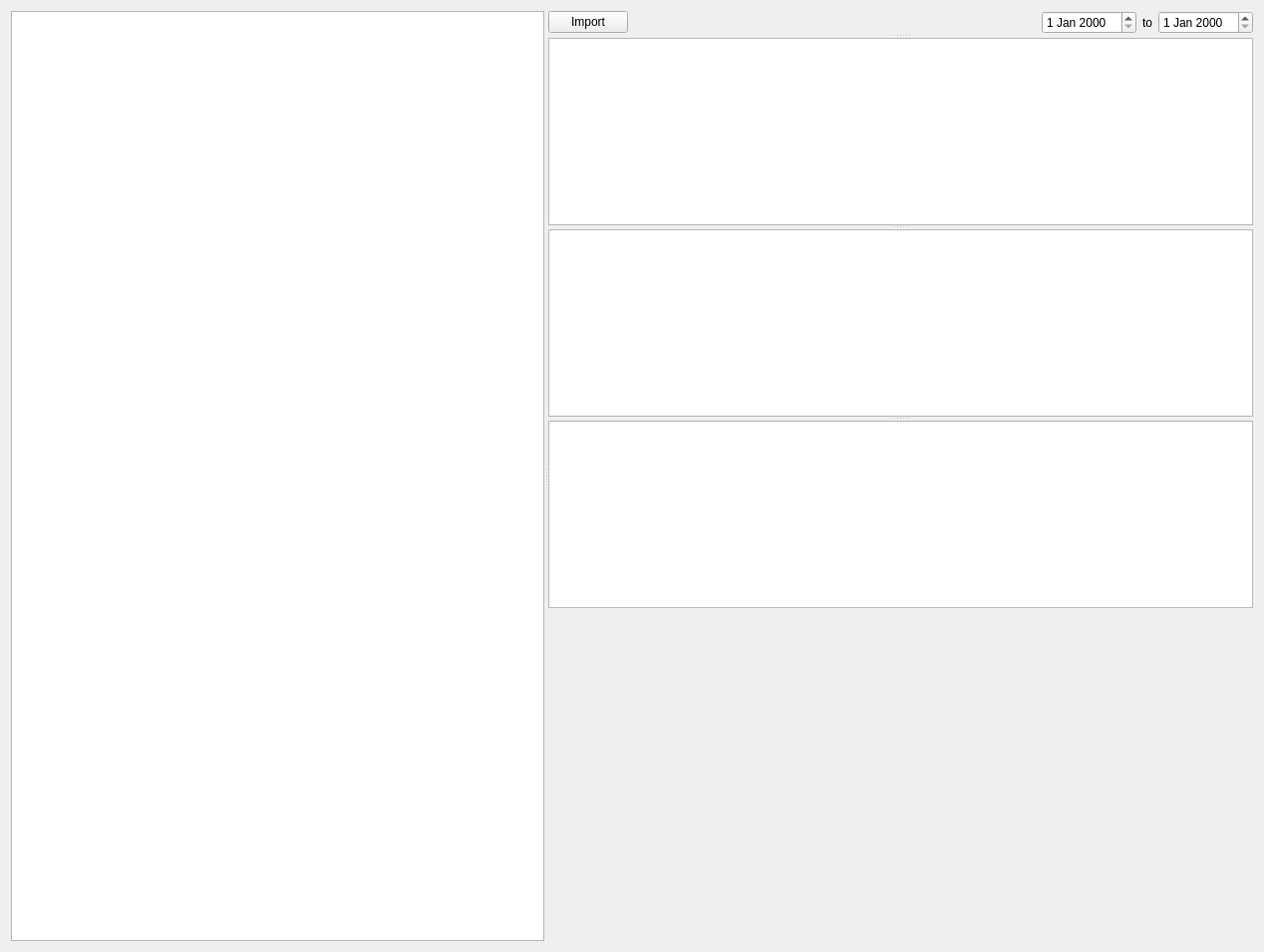
<?xml version="1.0" encoding="UTF-8"?>
<ui version="4.0">
 <class>PaneOrdersApi</class>
 <widget class="QWidget" name="PaneOrdersApi">
  <property name="geometry">
   <rect>
    <x>0</x>
    <y>0</y>
    <width>1268</width>
    <height>955</height>
   </rect>
  </property>
  <property name="windowTitle">
   <string>Form</string>
  </property>
  <layout class="QVBoxLayout" name="verticalLayout_2">
   <item>
    <widget class="QSplitter" name="splitter_2">
     <property name="orientation">
      <enum>Qt::Horizontal</enum>
     </property>
     <widget class="QTableView" name="tableImporters"/>
     <widget class="QWidget" name="">
      <layout class="QVBoxLayout" name="verticalLayout">
       <item>
        <widget class="QSplitter" name="splitter">
         <property name="orientation">
          <enum>Qt::Vertical</enum>
         </property>
         <widget class="QWidget" name="">
          <layout class="QHBoxLayout" name="horizontalLayout">
           <item>
            <widget class="QPushButton" name="buttonImport">
             <property name="text">
              <string>Import</string>
             </property>
            </widget>
           </item>
           <item>
            <spacer name="horizontalSpacer">
             <property name="orientation">
              <enum>Qt::Horizontal</enum>
             </property>
             <property name="sizeHint" stdset="0">
              <size>
               <width>40</width>
               <height>20</height>
              </size>
             </property>
            </spacer>
           </item>
           <item>
            <widget class="QDateEdit" name="dateEditMin"/>
           </item>
           <item>
            <widget class="QLabel" name="label">
             <property name="text">
              <string>to</string>
             </property>
            </widget>
           </item>
           <item>
            <widget class="QDateEdit" name="dateEditMax"/>
           </item>
          </layout>
         </widget>
         <widget class="QTableView" name="tableParams"/>
         <widget class="QChartView" name="chartOrders"/>
         <widget class="QTableView" name="tableOrders"/>
        </widget>
       </item>
       <item>
        <spacer name="verticalSpacer">
         <property name="orientation">
          <enum>Qt::Vertical</enum>
         </property>
         <property name="sizeHint" stdset="0">
          <size>
           <width>20</width>
           <height>40</height>
          </size>
         </property>
        </spacer>
       </item>
      </layout>
     </widget>
    </widget>
   </item>
  </layout>
 </widget>
 <customwidgets>
  <customwidget>
   <class>QChartView</class>
   <extends>QGraphicsView</extends>
   <header>qchartview.h</header>
  </customwidget>
 </customwidgets>
 <resources/>
 <connections/>
</ui>
